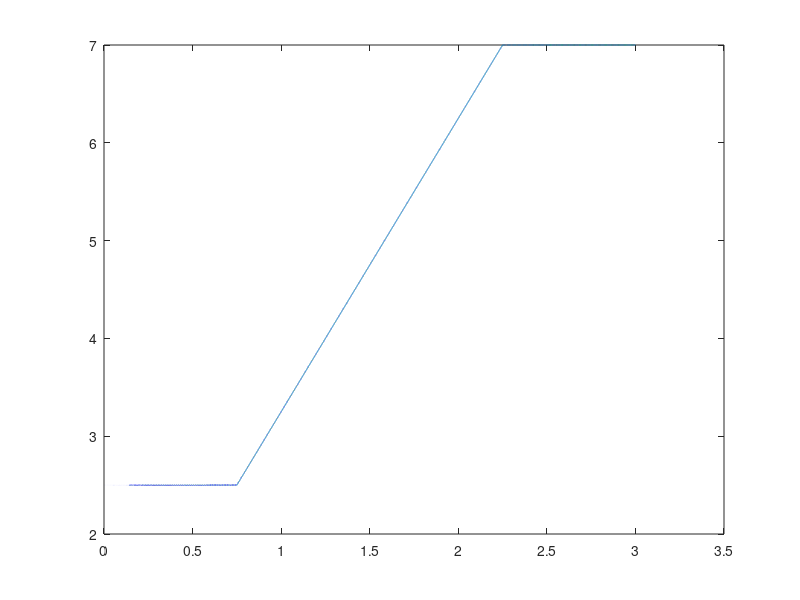

Recreate this plot in MATLAB.
tmax = 3;

k0 = 2.5;
k1 = 7;

log = [];

tmr = tic;
while true
    t = toc(tmr);
    if t < 0.25*tmax
        k = k0;
    elseif t < 0.75*tmax
        k = k0 + (t - 0.25*tmax)*(k1 - k0)/(0.5*tmax);
    else
        k = k1;
    end
    log = [log; t, k];
    if t >= tmax
        break;
    end
end


figure();
plot(log(:, 1), log(:, 2));





